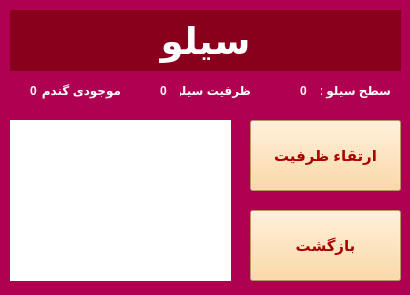
<?xml version="1.0" encoding="UTF-8"?>
<ui version="4.0">
 <class>Siloo</class>
 <widget class="QWidget" name="Siloo">
  <property name="geometry">
   <rect>
    <x>0</x>
    <y>0</y>
    <width>410</width>
    <height>295</height>
   </rect>
  </property>
  <property name="windowTitle">
   <string>سیلو</string>
  </property>
  <property name="windowIcon">
   <iconset resource="resource.qrc">
    <normaloff>:/new/prefix1/Icons/WindowIcon.jpg</normaloff>:/new/prefix1/Icons/WindowIcon.jpg</iconset>
  </property>
  <property name="styleSheet">
   <string notr="true">background-color: rgb(176, 0, 81);</string>
  </property>
  <widget class="QLabel" name="Gandom_Available">
   <property name="geometry">
    <rect>
     <x>30</x>
     <y>80</y>
     <width>16</width>
     <height>21</height>
    </rect>
   </property>
   <property name="font">
    <font>
     <weight>75</weight>
     <bold>true</bold>
    </font>
   </property>
   <property name="styleSheet">
    <string notr="true">color: rgb(255, 255, 255);</string>
   </property>
   <property name="text">
    <string>0</string>
   </property>
  </widget>
  <widget class="QLabel" name="label_4">
   <property name="geometry">
    <rect>
     <x>10</x>
     <y>120</y>
     <width>221</width>
     <height>161</height>
    </rect>
   </property>
   <property name="styleSheet">
    <string notr="true">border-color: rgb(255, 0, 0);
background-color: rgb(255, 255, 255);</string>
   </property>
   <property name="text">
    <string/>
   </property>
   <property name="pixmap">
    <pixmap resource="resource.qrc">:/new/prefix1/Icons/wheat.png</pixmap>
   </property>
   <property name="scaledContents">
    <bool>true</bool>
   </property>
  </widget>
  <widget class="QLabel" name="label_19">
   <property name="geometry">
    <rect>
     <x>320</x>
     <y>80</y>
     <width>71</width>
     <height>21</height>
    </rect>
   </property>
   <property name="font">
    <font>
     <weight>75</weight>
     <bold>true</bold>
    </font>
   </property>
   <property name="styleSheet">
    <string notr="true">color: rgb(255, 255, 255);</string>
   </property>
   <property name="text">
    <string>سطح سیلو :</string>
   </property>
  </widget>
  <widget class="QPushButton" name="Return_to_Farm">
   <property name="geometry">
    <rect>
     <x>250</x>
     <y>210</y>
     <width>151</width>
     <height>71</height>
    </rect>
   </property>
   <property name="font">
    <font>
     <pointsize>11</pointsize>
     <weight>75</weight>
     <bold>true</bold>
    </font>
   </property>
   <property name="cursor">
    <cursorShape>PointingHandCursor</cursorShape>
   </property>
   <property name="styleSheet">
    <string notr="true">font-weight: bold;
background-color: rgb(255, 208, 141);
color: rgb(170, 0, 0);
</string>
   </property>
   <property name="text">
    <string>بازگشت</string>
   </property>
  </widget>
  <widget class="QLabel" name="Siloo_Capacity">
   <property name="geometry">
    <rect>
     <x>160</x>
     <y>80</y>
     <width>21</width>
     <height>21</height>
    </rect>
   </property>
   <property name="font">
    <font>
     <weight>75</weight>
     <bold>true</bold>
    </font>
   </property>
   <property name="styleSheet">
    <string notr="true">color: rgb(255, 255, 255);</string>
   </property>
   <property name="text">
    <string>0</string>
   </property>
  </widget>
  <widget class="QLabel" name="label_5">
   <property name="geometry">
    <rect>
     <x>40</x>
     <y>80</y>
     <width>81</width>
     <height>20</height>
    </rect>
   </property>
   <property name="font">
    <font>
     <weight>75</weight>
     <bold>true</bold>
    </font>
   </property>
   <property name="styleSheet">
    <string notr="true">color: rgb(255, 255, 255);</string>
   </property>
   <property name="text">
    <string>موجودی گندم : </string>
   </property>
  </widget>
  <widget class="QPushButton" name="Upgrade_Siloo">
   <property name="geometry">
    <rect>
     <x>250</x>
     <y>120</y>
     <width>151</width>
     <height>71</height>
    </rect>
   </property>
   <property name="font">
    <font>
     <pointsize>11</pointsize>
     <weight>75</weight>
     <bold>true</bold>
    </font>
   </property>
   <property name="cursor">
    <cursorShape>PointingHandCursor</cursorShape>
   </property>
   <property name="styleSheet">
    <string notr="true">font-weight: bold;
background-color: rgb(255, 208, 141);
color: rgb(170, 0, 0);
</string>
   </property>
   <property name="text">
    <string>ارتقاء ظرفیت</string>
   </property>
  </widget>
  <widget class="QLabel" name="label_21">
   <property name="geometry">
    <rect>
     <x>180</x>
     <y>80</y>
     <width>71</width>
     <height>21</height>
    </rect>
   </property>
   <property name="font">
    <font>
     <weight>75</weight>
     <bold>true</bold>
    </font>
   </property>
   <property name="styleSheet">
    <string notr="true">color: rgb(255, 255, 255);</string>
   </property>
   <property name="text">
    <string>ظرفیت سیلو : </string>
   </property>
  </widget>
  <widget class="QLabel" name="Siloo_Level">
   <property name="geometry">
    <rect>
     <x>300</x>
     <y>80</y>
     <width>21</width>
     <height>21</height>
    </rect>
   </property>
   <property name="font">
    <font>
     <weight>75</weight>
     <bold>true</bold>
    </font>
   </property>
   <property name="styleSheet">
    <string notr="true">color: rgb(255, 255, 255);</string>
   </property>
   <property name="text">
    <string>0</string>
   </property>
  </widget>
  <widget class="QLabel" name="label">
   <property name="geometry">
    <rect>
     <x>10</x>
     <y>10</y>
     <width>391</width>
     <height>61</height>
    </rect>
   </property>
   <property name="font">
    <font>
     <pointsize>28</pointsize>
     <weight>75</weight>
     <bold>true</bold>
    </font>
   </property>
   <property name="styleSheet">
    <string notr="true">color: rgb(255, 255, 255);
background-color: rgb(136, 0, 27);</string>
   </property>
   <property name="text">
    <string>سیلو</string>
   </property>
   <property name="alignment">
    <set>Qt::AlignCenter</set>
   </property>
  </widget>
 </widget>
 <resources>
  <include location="resource.qrc"/>
 </resources>
 <connections/>
</ui>
